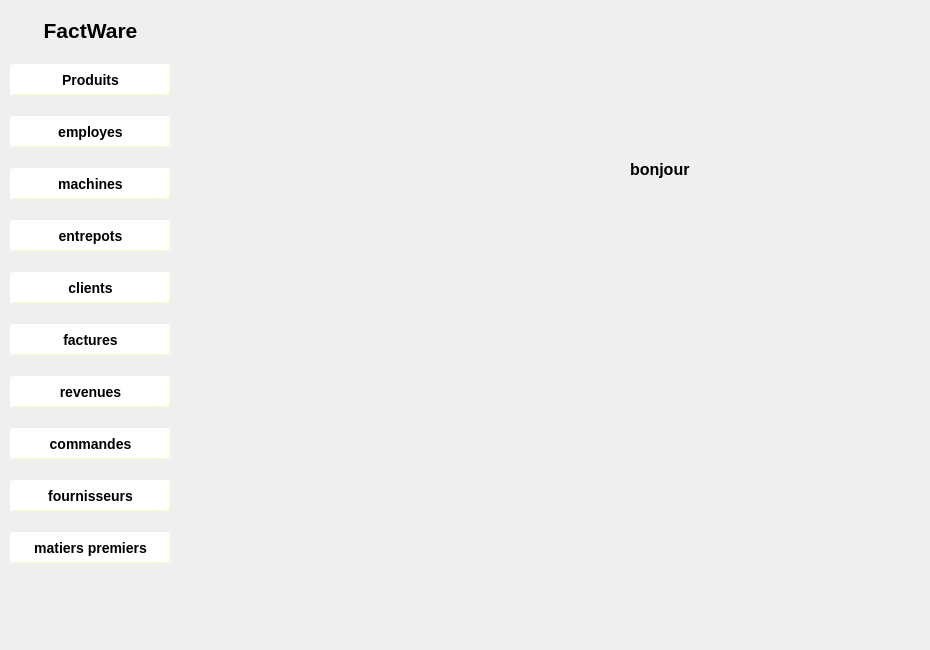
    <widget class="QWidget" name="page_7">
     <widget class="QLabel" name="label_30">
      <property name="geometry">
       <rect>
        <x>630</x>
        <y>160</y>
        <width>141</width>
        <height>20</height>
       </rect>
      </property>
      <property name="text">
       <string>&lt;html&gt;&lt;head/&gt;&lt;body&gt;&lt;p&gt;&lt;span style=&quot; font-size:12pt; font-weight:600;&quot;&gt;bonjour&lt;/span&gt;&lt;/p&gt;&lt;/body&gt;&lt;/html&gt;</string>
      </property>
     </widget>
     <widget class="QLabel" name="label_31">
      <property name="geometry">
       <rect>
        <x>0</x>
        <y>0</y>
        <width>921</width>
        <height>641</height>
       </rect>
      </property>
      <property name="text">
       <string/>
      </property>
      <property name="pixmap">
       <pixmap>../../Desktop/images qt/hello.jpg</pixmap>
      </property>
      <property name="scaledContents">
       <bool>true</bool>
      </property>
      <property name="wordWrap">
       <bool>true</bool>
      </property>
      <property name="margin">
       <number>0</number>
      </property>
      <property name="openExternalLinks">
       <bool>false</bool>
      </property>
     </widget>
     <widget class="QWidget" name="layoutWidget_9">
      <property name="geometry">
       <rect>
        <x>10</x>
        <y>50</y>
        <width>161</width>
        <height>531</height>
       </rect>
      </property>
      <layout class="QVBoxLayout" name="verticalLayout_5">
       <item>
        <widget class="QPushButton" name="pushButton_25">
         <property name="styleSheet">
          <string notr="true">QPushButton {
    background-color: white;
    border-style: outset;
    border-width: 2px;
    border-radius: 4px;
    border-color: beige;
    font: bold 14px;
    min-width: 5em;
    padding: 6px;
}
QPushButton:pressed {
    background-color:gray;
    border-style: inset;
}</string>
         </property>
         <property name="text">
          <string>Produits</string>
         </property>
        </widget>
       </item>
       <item>
        <widget class="QPushButton" name="pushButton_26">
         <property name="styleSheet">
          <string notr="true">QPushButton {
    background-color: white;
    border-style: outset;
    border-width: 2px;
    border-radius: 4px;
    border-color: beige;
    font: bold 14px;
    min-width: 5em;
    padding: 6px;
}
QPushButton:pressed {
    background-color:gray;
    border-style: inset;
}</string>
         </property>
         <property name="text">
          <string>employes</string>
         </property>
        </widget>
       </item>
       <item>
        <widget class="QPushButton" name="pushButton_27">
         <property name="styleSheet">
          <string notr="true">QPushButton {
    background-color: white;
    border-style: outset;
    border-width: 2px;
    border-radius: 4px;
    border-color: beige;
    font: bold 14px;
    min-width: 5em;
    padding: 6px;
}
QPushButton:pressed {
    background-color:gray;
    border-style: inset;
}</string>
         </property>
         <property name="text">
          <string>machines</string>
         </property>
        </widget>
       </item>
       <item>
        <widget class="QPushButton" name="pushButton_28">
         <property name="styleSheet">
          <string notr="true">QPushButton {
    background-color: white;
    border-style: outset;
    border-width: 2px;
    border-radius: 4px;
    border-color: beige;
    font: bold 14px;
    min-width: 5em;
    padding: 6px;
}
QPushButton:pressed {
    background-color:gray;
    border-style: inset;
}</string>
         </property>
         <property name="text">
          <string>entrepots</string>
         </property>
        </widget>
       </item>
       <item>
        <widget class="QPushButton" name="client_0">
         <property name="styleSheet">
          <string notr="true">QPushButton {
    background-color: white;
    border-style: outset;
    border-width: 2px;
    border-radius: 4px;
    border-color: beige;
    font: bold 14px;
    min-width: 5em;
    padding: 6px;
}
QPushButton:pressed {
    background-color:gray;
    border-style: inset;
}</string>
         </property>
         <property name="text">
          <string>clients</string>
         </property>
        </widget>
       </item>
       <item>
        <widget class="QPushButton" name="pushButton_29">
         <property name="styleSheet">
          <string notr="true">QPushButton {
    background-color: white;
    border-style: outset;
    border-width: 2px;
    border-radius: 4px;
    border-color: beige;
    font: bold 14px;
    min-width: 5em;
    padding: 6px;
}
QPushButton:pressed {
    background-color:gray;
    border-style: inset;
}</string>
         </property>
         <property name="text">
          <string>factures</string>
         </property>
        </widget>
       </item>
       <item>
        <widget class="QPushButton" name="pushButton_30">
         <property name="styleSheet">
          <string notr="true">QPushButton {
    background-color: white;
    border-style: outset;
    border-width: 2px;
    border-radius: 4px;
    border-color: beige;
    font: bold 14px;
    min-width: 5em;
    padding: 6px;
}
QPushButton:pressed {
    background-color:gray;
    border-style: inset;
}</string>
         </property>
         <property name="text">
          <string>revenues</string>
         </property>
        </widget>
       </item>
       <item>
        <widget class="QPushButton" name="commande_0">
         <property name="styleSheet">
          <string notr="true">QPushButton {
    background-color: white;
    border-style: outset;
    border-width: 2px;
    border-radius: 4px;
    border-color: beige;
    font: bold 14px;
    min-width: 5em;
    padding: 6px;
}
QPushButton:pressed {
    background-color:gray;
    border-style: inset;
}</string>
         </property>
         <property name="text">
          <string>commandes</string>
         </property>
        </widget>
       </item>
       <item>
        <widget class="QPushButton" name="pushButton_31">
         <property name="styleSheet">
          <string notr="true">QPushButton {
    background-color: white;
    border-style: outset;
    border-width: 2px;
    border-radius: 4px;
    border-color: beige;
    font: bold 14px;
    min-width: 5em;
    padding: 6px;
}
QPushButton:pressed {
    background-color:gray;
    border-style: inset;
}</string>
         </property>
         <property name="text">
          <string>fournisseurs</string>
         </property>
        </widget>
       </item>
       <item>
        <widget class="QPushButton" name="pushButton_32">
         <property name="styleSheet">
          <string notr="true">QPushButton {
    background-color: white;
    border-style: outset;
    border-width: 2px;
    border-radius: 4px;
    border-color: beige;
    font: bold 14px;
    min-width: 5em;
    padding: 6px;
}
QPushButton:pressed {
    background-color:gray;
    border-style: inset;
}</string>
         </property>
         <property name="text">
          <string>matiers premiers</string>
         </property>
        </widget>
       </item>
      </layout>
     </widget>
     <widget class="QLabel" name="label_32">
      <property name="geometry">
       <rect>
        <x>10</x>
        <y>10</y>
        <width>161</width>
        <height>41</height>
       </rect>
      </property>
      <property name="text">
       <string>&lt;html&gt;&lt;head/&gt;&lt;body&gt;&lt;p align=&quot;center&quot;&gt;&lt;span style=&quot; font-size:16pt; font-weight:600;&quot;&gt;FactWare&lt;/span&gt;&lt;/p&gt;&lt;/body&gt;&lt;/html&gt;</string>
      </property>
     </widget>
     <zorder>label_31</zorder>
     <zorder>label_30</zorder>
     <zorder>layoutWidget_9</zorder>
     <zorder>label_32</zorder>
    </widget>
